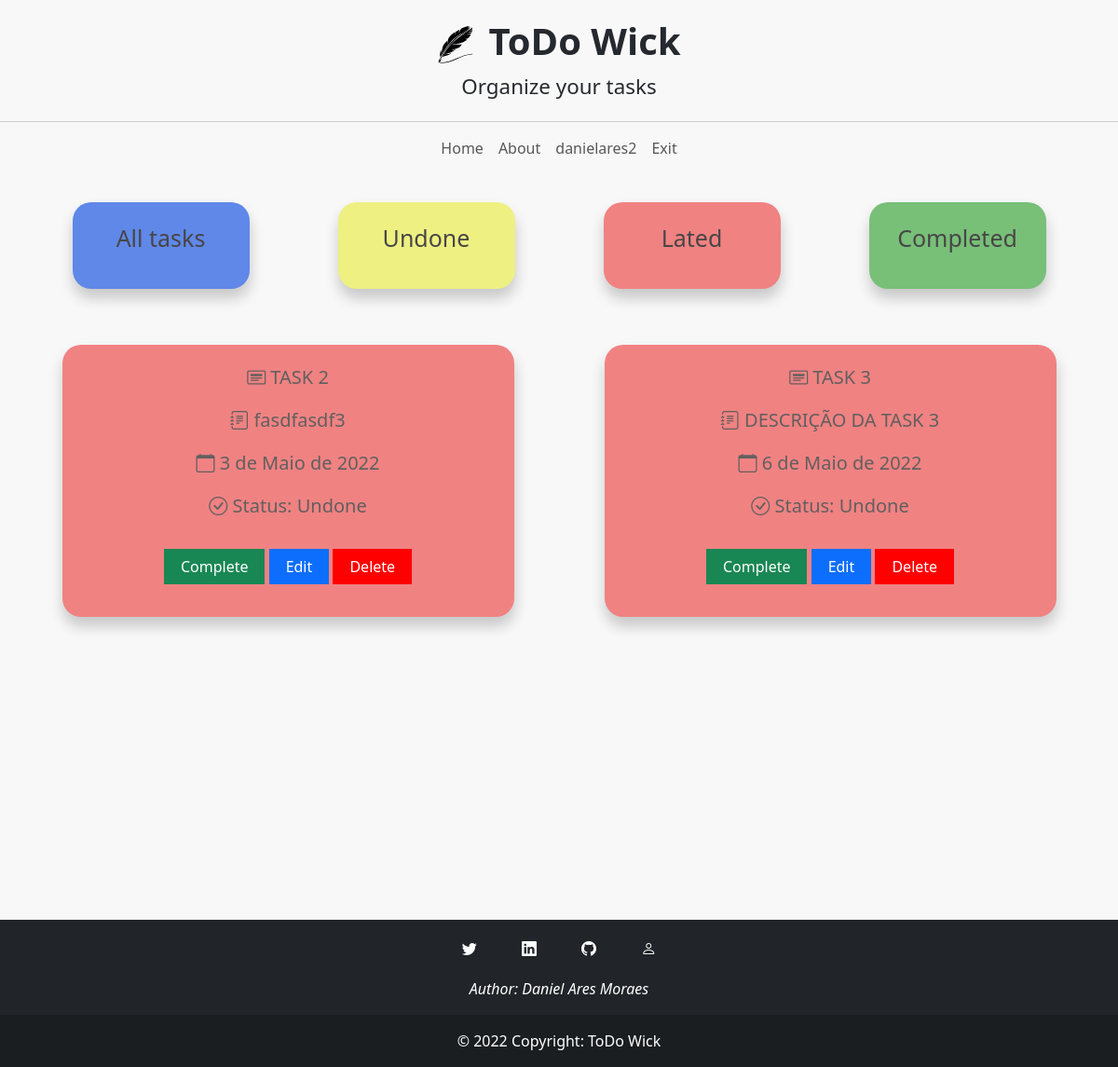
Before: /all-my-tasks/ (signed in) with the older database file.
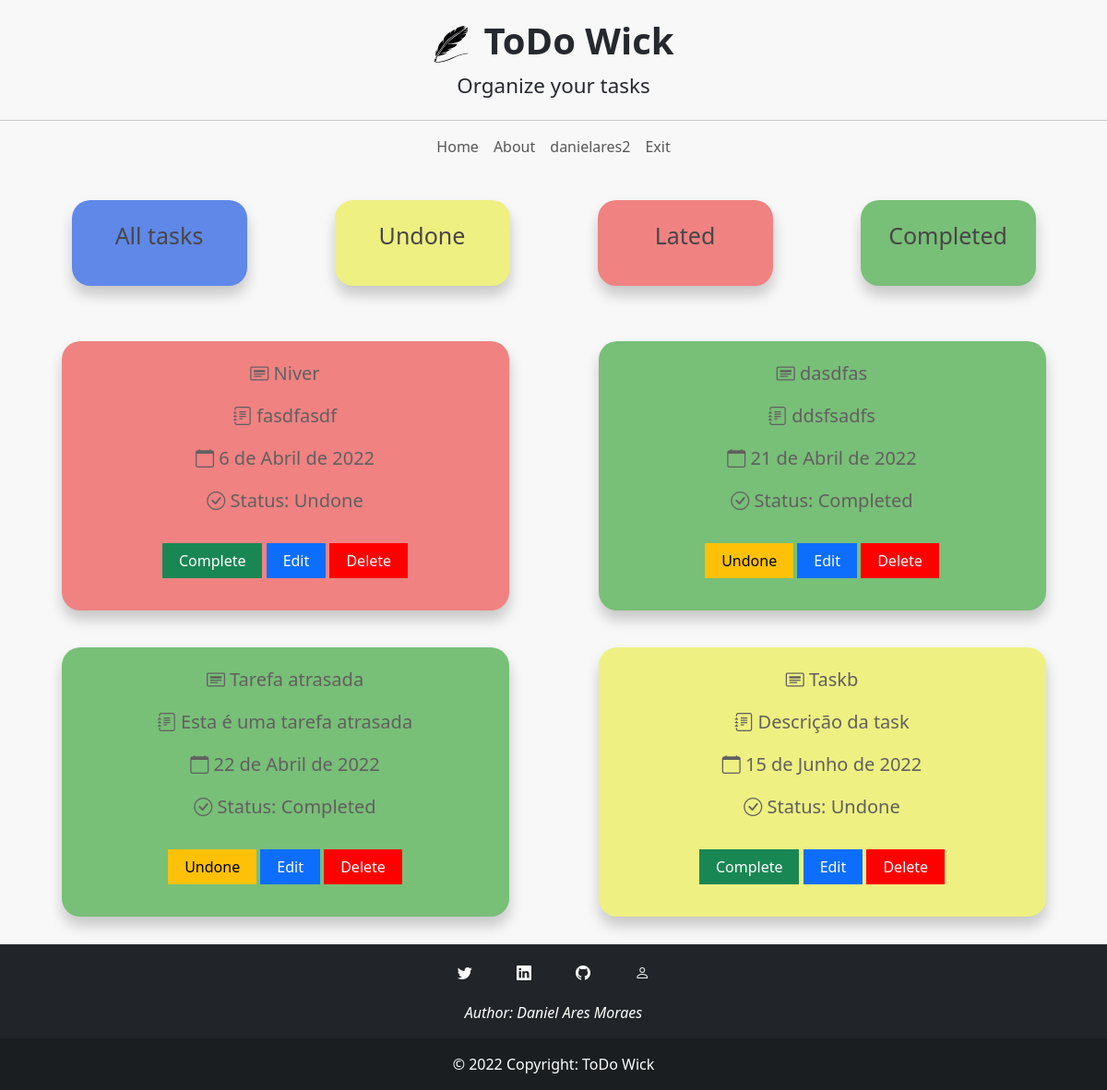
After: the same page with the newer database file.
### task/models.py (models this page shows)
class Task(models.Model):
    user = models.ForeignKey(User, on_delete= models.CASCADE, null=True, blank=True)
    title = models.CharField(max_length=100)
    description = models.CharField(max_length=250)
    creation_date = models.DateField(auto_now=True)
    due_date =models.DateField(blank=True, null=True)
    completed = models.BooleanField(default=False)
    lated = models.BooleanField(default=False)
    def __str__(self):
        return self.title
    class Meta:
        order_with_respect_to = 'user'

### task/views.py (the view)
# urls.py: path('all-my-tasks/', login_required(AllMyTasksView.as_view()), name='all-my-tasks'),
@method_decorator(login_required, name='dispatch')
class AllMyTasksView(TemplateView):
    template_name = 'task/all-my-tasks.html'
    def get_context_data(self, **kwargs):
        user_id = self.request.user.id
        context = super().get_context_data(**kwargs)
        tasks = Task.objects.filter(user = user_id).order_by("due_date")
        for task in tasks:
            if lated_verify(task.due_date):
                task.lated = True
        context['tasks'] = tasks
        return context

### task/views.py (called while the page is built)
def lated_verify(date):
    today = date.today()
    if date < today:
        return True

### templates/task/all-my-tasks.html (shortened to what this page needs)
{% extends 'base.html' %}
{% load bootstrap5 %}
{% block content %}
<div class="container min-vh-100">
    <div class="row align-items-center">
        <a href="{% url 'all-my-tasks' %}" class="col-md-2 item" id="all">
            <p>All tasks</p>
        </a>
        <a href="{% url 'undone-tasks' %}" class="col-md-2 item" id="undone">
            <p>Undone</p>
        </a>
        <a href="{% url 'lated-tasks' %}" class="col-md-2 item" id="lated">
            <p>Lated</p>
        </a>
        <a href="{% url 'complete-tasks' %}" class="col-md-2 item" id="completed">
            <p>Completed</p>
        </a>
    </div>
    <div class="row align-items-center gx-5">
        {% for task in tasks %}
        <div class="col-md-5 item completed-{{task.completed}} lated-{{task.lated}}" id="my-task">
            <p id="task-name">
                <i class="bi bi-card-heading"></i>
                {{task}}
            </p>
            <p id="task-description">
                <i class="bi bi-journal-text"></i>
                {{task.description}}
            </p>
            <p id="task-due-date">
                <i class="bi bi-calendar"></i>
                {{task.due_date}}
            </p>
            <p id="task-due-date">
                <i class="bi bi-check-circle"></i>
                Status:
                {% if task.completed == False %}
                Undone
                {% else %}
                Completed
                {% endif %}
            </p>
            <div class="btn-tasks">
                {% if task.completed == False %}
                <button type="button" class="btn btn-success" data-bs-toggle="modal"
                    data-bs-target="#modalComplete{{task.id}}">Complete</button>
                {% else %}
                <button type="button" class="btn btn-warning" data-bs-toggle="modal"
                    data-bs-target="#modalComplete{{task.id}}">Undone</button>
                {% endif %}
                <a href="{% url 'my-task' task.id %}" class="btn btn-primary">Edit</a>
                <button type="button" class="btn btn-danger" data-bs-toggle="modal"
                    data-bs-target="#modalDelete{{task.id}}">Delete</button>
            </div>
        </div>
        {% endfor %}
    </div>
</div>
{% endblock %}

### templates/base.html (shortened to what this page needs)
{% load static %}
{% load bootstrap5 %}
<!DOCTYPE html>
<html lang="en">
<head>
    {% bootstrap_css %}
    <link rel="stylesheet" href="https://cdn.jsdelivr.net/npm/bootstrap-icons@1.8.1/font/bootstrap-icons.css">
    <link rel="stylesheet" href="{% static '/css/styles.css' %}">
</head>
<body>
    <div class="container-fluid">
        <header class="row" id="header">
            <div id="logo-container">
                <img src="{% static '/images/logo.svg' %}" alt="Art" id="logo">
                <h1 class="title">ToDo Wick</h1>
            </div>
            <p>Organize your tasks</p>
        </header>
        <nav class="navbar navbar-expand-md navbar-light bg-faded">
            <div class="container-fluid">
                <div class="collapse navbar-collapse justify-content-end" id="navbar-links">
                    <ul class="navbar-nav mx-auto">
                        <li class="nav-item active text-center">
                            <a class="nav-link" href="{% url 'index' %}">Home</a>
                        </li>
                        <li class="nav-item active text-center">
                            <a class="nav-link" href="{% url 'about' %}">About</a>
                        </li>
                        {% if user.is_anonymous %}
                        <li class="nav-item text-center">
                            <a class="nav-link" href="{% url 'login' %}">Login</a>
                        </li>
                        <li class="nav-item text-center">
                            <a class="nav-link" href="{% url 'register' %}">SignUp</a>
                        </li>
                        {% else %}
                        <li class="nav-item text-center">
                            <a class="nav-link" href="#">{{user.username}}</a>
                        </li>
                        <li class="nav-item text-center">
                            <a class="nav-link" href="{% url 'logout' %}">Exit</a>
                        </li>
                        {% endif %}
                    </ul>
                </div>
            </div>
        </nav>
    </div>
    <main>
        {% block content %}
        {% endblock %}
        {% include 'footer.html' %}
    </main>
</body>
</html>

### templates/footer.html
<footer class="bg-dark text-center" id="footer">
    <div class="container p-2">
        <section>
            <a class="btn btn-outline-light btn-floating m-1" href="https://twitter.com/danielares" role="button"><i
                    class="bi bi-twitter"></i></a>
            <a class="btn btn-outline-light btn-floating m-1" href="https://www.linkedin.com/in/daniel-ares-937518131/"
                role="button"><i class="bi bi-linkedin"></i></a>
            <a class="btn btn-outline-light btn-floating m-1" href="https://github.com/danielares/" role="button"><i
                    class="bi bi-github"></i></a>
            <a class="btn btn-outline-light btn-floating m-1" href="http://www.danielares.xyz/" role="button"><i
                    class="bi bi-person"></i></a>
        </section>
        <div class="text-center m-2">
            <em>Author: Daniel Ares Moraes</em>
        </div>
    </div>
    <div class="copyright text-center p-3">
        © 2022 Copyright:
        <a class="" href="#">ToDo Wick</a>
    </div>
</footer>

### static/css/styles.css (style rules this page uses)
body, html { color: #25282e; background-color: #f8f8f8; }
a, i { text-decoration: none; }
header h1 { font-weight: 900; }
header p { font-size: 1.4em; font-weight: 400; }
.btn { text-decoration: none; padding: 7px 18px; border: 0; border-radius: 0; }
.btn.btn-danger { text-decoration: none; background-color: red; color: #fff; padding: 7px 18px; border: 0; border-radius: 0; }
#header { text-align: center; padding: 20px; border-bottom: 1px solid #ccc; }
#header p { margin-bottom: 0; }
#logo-container { display: flex; justify-content: center; }
#logo { width: 40px; margin-right: 15px; }
.btn.btn-primary, .btn.btn-danger, .btn.btn-success, .btn.btn-warning { width: 100%; margin-top: 15px; margin-bottom: 15px; }
@media (min-width: 786px) { .btn.btn-primary, .btn.btn-danger, .btn.btn-success, .btn.btn-warning { width: auto; } }
.row.align-items-center { align-content: center; height: 100%; padding: 10px 0; }
.col-md-5.item { border-radius: 20px; box-shadow: .5px 10px 15px rgba(0, 0, 0, .2); margin: 20px auto; padding: 20px; background-color: #fff; color: rgb(98, 95, 95); }
.col-md-2.item { border-radius: 20px; box-shadow: .5px 10px 15px rgba(0, 0, 0, .2); margin: 20px auto; padding: 20px; color: rgb(72, 70, 70); }
.col-md-2.item#all { background-color: rgb(95, 136, 232); }
.col-md-2.item#completed { background-color: rgb(120, 191, 120); }
.col-md-2.item#undone { background-color: rgb(238, 240, 130); }
.col-md-2.item#lated { background-color: rgb(240, 130, 130); }
.col-md-2.item p { text-align: center; font-size: 25px; }
.col-md-5.item p { text-align: center; font-size: 40px; transition: .3s; }
.col-md-5.item { border-radius: 20px; box-shadow: .5px 10px 15px rgba(0, 0, 0, .2); margin: 20px auto; padding: 20px; background-color: #fff; }
.col-md-5.item.completed-True { background-color: rgb(120, 191, 120); }
.col-md-5.item.completed-False { background-color: rgb(238, 240, 130); }
.col-md-5.item.completed-False.lated-True { background-color: rgb(240, 130, 130); }
.col-md-5.item .btn-tasks { text-align: center; }
.col-md-5.item#my-task p { font-size: 20px; }
footer { color: #fff; }
footer a i { color: #fff; }
.copyright { background-color: rgba(0, 0, 0, .2); }
.copyright a { color: #fff; }

Changed rows visible on the page:
removed Task: title "TASK 2", description "fasdfasdf3", due_date "3 de Maio de 2022", completed "Undone"
removed Task: title "TASK 3", description "DESCRIÇÃO DA TASK 3", due_date "6 de Maio de 2022", completed "Undone"
added Task: title "Niver", description "fasdfasdf", due_date "6 de Abril de 2022", completed "Undone"
added Task: title "dasdfas", description "ddsfsadfs", due_date "21 de Abril de 2022", completed "Completed"
added Task: title "Tarefa atrasada", description "Esta é uma tarefa atrasada", due_date "22 de Abril de 2022", completed "Completed"
added Task: title "Taskb", description "Descrição da task", due_date "15 de Junho de 2022", completed "Undone"
